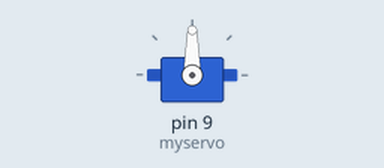
Recording of a sketch running on a simulated Arduino Uno, built with avr-gcc and run on an emulated ATmega328P. Shown: servo.

Above: at 0.05 s.
Timing chart, 0 to 4.6 s (numbered marks = the images above):
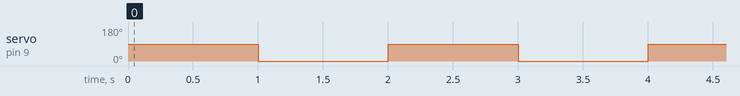

Measured:
- by itself, servo on pin 9 (myservo): alternates 90° for 1.0 s and 0° for 1.0 s

The sketch:

Servo_Motor.ino
```cpp
#include <Servo.h>

Servo myservo;

void setup() {
  myservo.attach(9);
}

void loop() {
  myservo.write(90);
  delay(1000);
  myservo.write(0);
  delay(1000);
}
```
